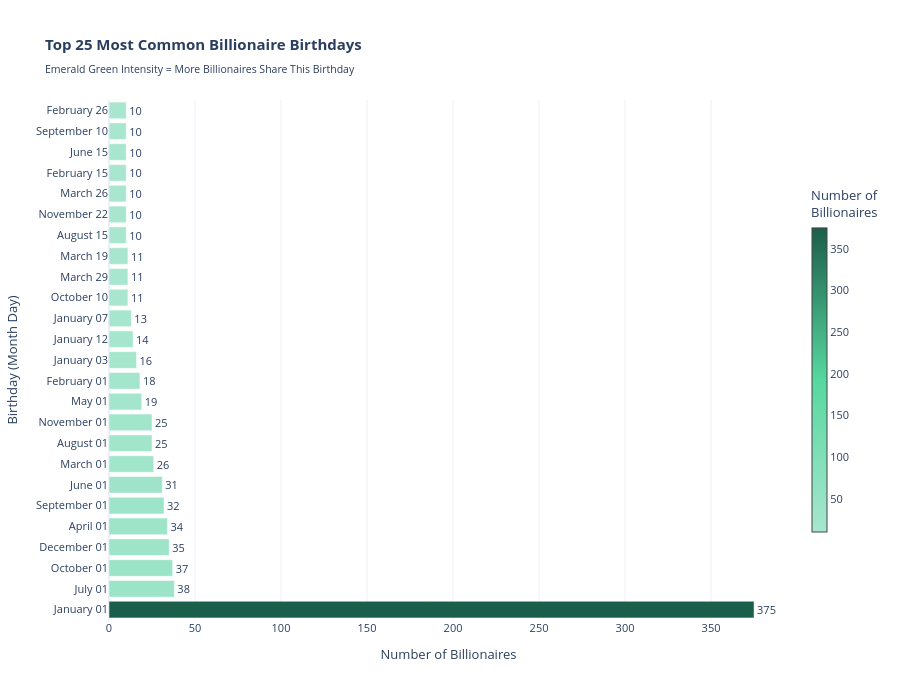

Source (notebook cell):
### Markdown cell above
## Are Billionaire born on same day?

### Code cell
# Visualization - Top 25 Most Common Billionaire Birthdays
import plotly.graph_objects as go

# Get top 25 birthdays
top_birthdays = birthday_counts.head(25)

# Emerald green color gradient
emerald_colors = ['#1B5E4A' if i == 0 else '#56D8A0' if i < 12 else '#A8E6CF' 
                  for i in range(len(top_birthdays))]

fig = go.Figure(data=[
    go.Bar(
        y=top_birthdays['month_day'],
        x=top_birthdays['Count'],
        orientation='h',
        marker=dict(
            color=top_birthdays['Count'],
            colorscale=[
                [0, '#A8E6CF'],        # Light emerald
                [0.5, '#56D8A0'],      # Medium emerald
                [1, '#1B5E4A']         # Dark emerald
            ],
            showscale=True,
            colorbar=dict(
                title="Number of<br>Billionaires",
                thickness=15,
                len=0.7
            )
        ),
        hovertemplate='<b>%{y}</b><br>' +
                      'Billionaires: %{x}<br>' +
                      '<extra></extra>',
        text=top_birthdays['Count'],
        textposition='outside'
    )
])

fig.update_layout(
    title_text='<b>Top 25 Most Common Billionaire Birthdays</b><br><sub>Emerald Green Intensity = More Billionaires Share This Birthday</sub>',
    xaxis_title='Number of Billionaires',
    yaxis_title='Birthday (Month Day)',
    hovermode='y unified',
    height=700,
    width=900,
    template='plotly_white',
    font=dict(size=11),
    showlegend=False
)

fig.show()

### Figure 1 — Plotly figure (JSON) as saved in the notebook; plotly's stock layout.template omitted (floating-point values rounded to 4 significant figures)
{"data": [{"hovertemplate": "<b>%{y}</b><br>Billionaires: %{x}<br><extra></extra>", "marker": {"color": [375, 38, 37, 35, 34, 32, 31, 26, 25, 25, 19, 18, 16, 14, 13, 11, 11, 11, 10, 10, 10, 10, 10, 10, 10], "colorbar": {"len": 0.7, "thickness": 15, "title": {"text": "Number of<br>Billionaires"}}, "colorscale": [[0, "#A8E6CF"], [0.5, "#56D8A0"], [1, "#1B5E4A"]], "showscale": true}, "orientation": "h", "text": [375.0, 38.0, 37.0, 35.0, 34.0, 32.0, 31.0, 26.0, 25.0, 25.0, 19.0, 18.0, 16.0, 14.0, 13.0, 11.0, 11.0, 11.0, 10.0, 10.0, 10.0, 10.0, 10.0, 10.0, 10.0], "textposition": "outside", "type": "bar", "x": [375, 38, 37, 35, 34, 32, 31, 26, 25, 25, 19, 18, 16, 14, 13, 11, 11, 11, 10, 10, 10, 10, 10, 10, 10], "y": ["January 01", "July 01", "October 01", "December 01", "April 01", "September 01", "June 01", "March 01", "August 01", "November 01", "May 01", "February 01", "January 03", "January 12", "January 07", "October 10", "March 29", "March 19", "August 15", "November 22", "March 26", "February 15", "June 15", "September 10", "February 26"]}], "layout": {"font": {"size": 11}, "height": 700, "hovermode": "y unified", "showlegend": false, "title": {"text": "<b>Top 25 Most Common Billionaire Birthdays</b><br><sub>Emerald Green Intensity = More Billionaires Share This Birthday</sub>"}, "width": 900, "xaxis": {"title": {"text": "Number of Billionaires"}}, "yaxis": {"title": {"text": "Birthday (Month Day)"}}}}
